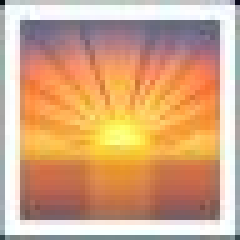
#> input picture extracted_wireframes/page_1_img_10_X8.jp2, 48 x 48 px (shown 5 times larger)
$ python -i filters.py   (imports and definitions only)
#> lines starting #> are read from the running program, lines starting #| are printed output that depends on the picture
#> further down, picture is the input picture: shape (48, 48, 3); mean B, G, R 130.4, 166.9, 211.4
import cv2
import numpy as np
from PIL import Image, ImageEnhance
import io

def blend_images(original: np.ndarray, processed: np.ndarray, intensity: float) -> np.ndarray:
    """Blends processed image with original based on intensity (0.0 to 1.0)."""
    intensity = max(0.0, min(1.0, float(intensity)))
    if intensity <= 0.0:
        return original
    if intensity >= 1.0:
        return processed
    return cv2.addWeighted(processed, intensity, original, 1.0 - intensity, 0)

# [22 lines left out: functions apply_grayscale, apply_sepia, not called in this run]

def apply_vivid_hdr(img: np.ndarray, intensity: float = 1.0) -> np.ndarray:
    """Simulate vivid HDR: adaptive contrast (CLAHE on L-channel) + saturation boost."""
#> called with intensity = 1
    # Convert BGR to LAB
    lab = cv2.cvtColor(img, cv2.COLOR_BGR2LAB)
#> lab: shape (48, 48, 3); mean of channels 0, 1, 2 183.5, 141.8, 153.2
    l, a, b = cv2.split(lab)

    # Apply CLAHE to L channel
    clahe = cv2.createCLAHE(clipLimit=2.5, tileGridSize=(8, 8))
    l_clahe = clahe.apply(l)
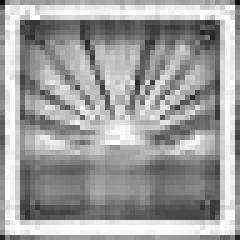
#> l_clahe: shape (48, 48) (shown 5 times larger); min 14, max 255, mean 159.3

    lab_enhanced = cv2.merge([l_clahe, a, b])
#> lab_enhanced: shape (48, 48, 3); mean of channels 0, 1, 2 159.3, 141.8, 153.2
    bgr_clahe = cv2.cvtColor(lab_enhanced, cv2.COLOR_LAB2BGR)

    # Boost saturation in HSV
    hsv = cv2.cvtColor(bgr_clahe, cv2.COLOR_BGR2HSV).astype(np.float32)
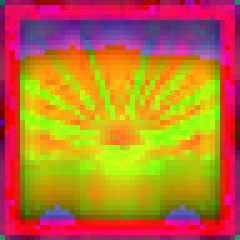
#> hsv: shape (48, 48, 3) float32 (shown 5 times larger); mean B, G, R 48.9, 116.2, 186.6
    h, s, v = cv2.split(hsv)
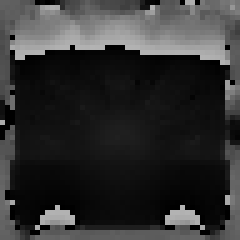
#> h: shape (48, 48) float32 (shown 5 times larger); min 0, max 179, mean 48.9
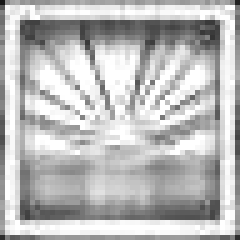
#> v: shape (48, 48) float32 (shown 5 times larger); min 21, max 255, mean 186.6
    s = s * 1.35
    s = np.clip(s, 0, 255)
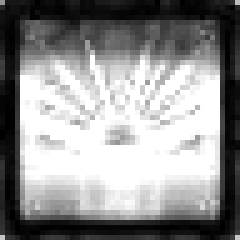
#> s: shape (48, 48) float32 (shown 5 times larger); min 0, max 255, mean 144.7
    hsv_boosted = cv2.merge([h, s, v]).astype(np.uint8)
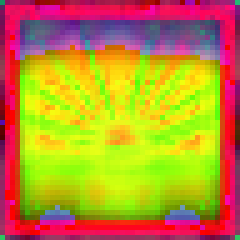
#> hsv_boosted: shape (48, 48, 3) (shown 5 times larger); mean B, G, R 48.9, 144.4, 186.6
    hdr = cv2.cvtColor(hsv_boosted, cv2.COLOR_HSV2BGR)
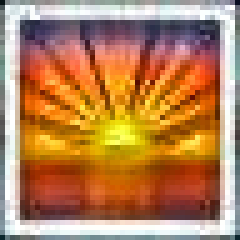
#> hdr: shape (48, 48, 3) (shown 5 times larger); mean B, G, R 86.8, 130.7, 182.9

    return blend_images(img, hdr, intensity)

# [54 lines left out: functions apply_vintage, apply_cool, apply_pencil, apply_emboss, apply_invert, not called in this run]

FILTER_REGISTRY = {
    "original": lambda img, intensity: img,
    "grayscale": apply_grayscale,
    "sepia": apply_sepia,
    "vivid_hdr": apply_vivid_hdr,
    "vintage": apply_vintage,
    "cool": apply_cool,
    "pencil": apply_pencil,
    "emboss": apply_emboss,
    "invert": apply_invert,
}

# [12 lines left out: function apply_filter, not called in this run]

>>> import cv2
>>> picture = cv2.imread('../extracted_wireframes/page_1_img_10_X8.jp2')
>>> result = apply_vivid_hdr(picture)

$ run again, on extracted_wireframes/page_1_img_12_X5.jp2
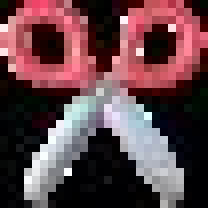
#> input picture extracted_wireframes/page_1_img_12_X5.jp2, 26 x 26 px (shown 8 times larger)
#> picture is the input picture: shape (26, 26, 3); mean B, G, R 72.2, 66.9, 97.5
#> lab: shape (26, 26, 3); mean of channels 0, 1, 2 79.8, 141, 131.1
#> lab_enhanced: shape (26, 26, 3); mean of channels 0, 1, 2 110.7, 141, 131.1
#> in apply_vivid_hdr, `hsv_boosted = cv2.merge([h, s, v]).astype(np.uint8)`:
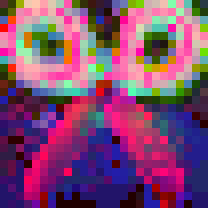
#> hsv_boosted: shape (26, 26, 3) (shown 8 times larger); mean B, G, R 112.8, 74.4, 127.7
#> in apply_vivid_hdr, `hdr = cv2.cvtColor(hsv_boosted, cv2.COLOR_HSV2BGR)`:
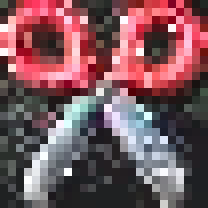
#> hdr: shape (26, 26, 3) (shown 8 times larger); mean B, G, R 92.7, 86.4, 122.7

$ run again, on extracted_wireframes/page_1_img_14_X4.jp2
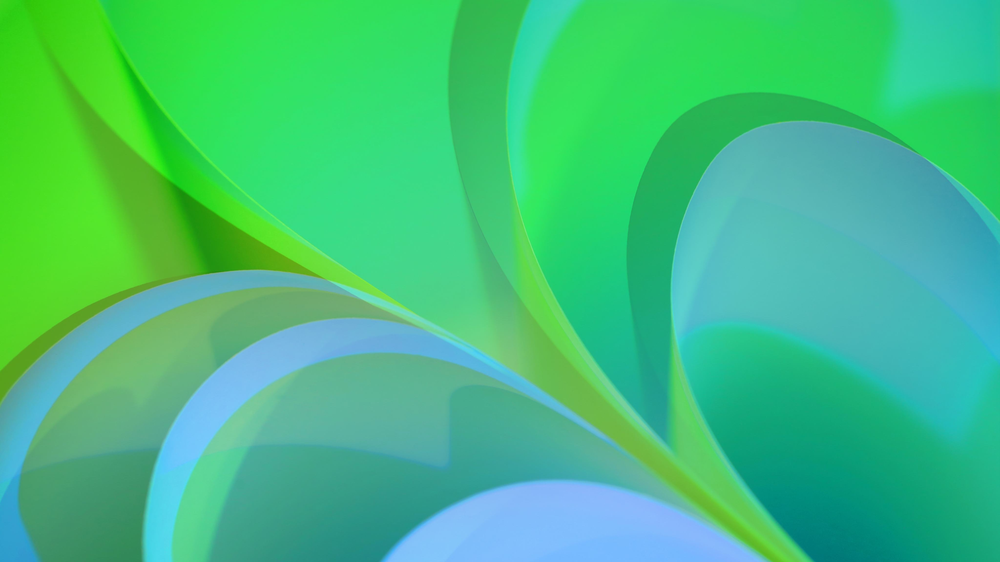
#> input picture extracted_wireframes/page_1_img_14_X4.jp2, 1000 x 562 px, shrunk from 4096 x 2304 before the run
#> picture is the input picture: shape (562, 1000, 3); mean B, G, R 126.5, 192.8, 64.9
#> lab: shape (562, 1000, 3); mean of channels 0, 1, 2 179.6, 81.5, 150
#> lab_enhanced: shape (562, 1000, 3); mean of channels 0, 1, 2 170.5, 81.5, 150
#> in apply_vivid_hdr, `hsv_boosted = cv2.merge([h, s, v]).astype(np.uint8)`:
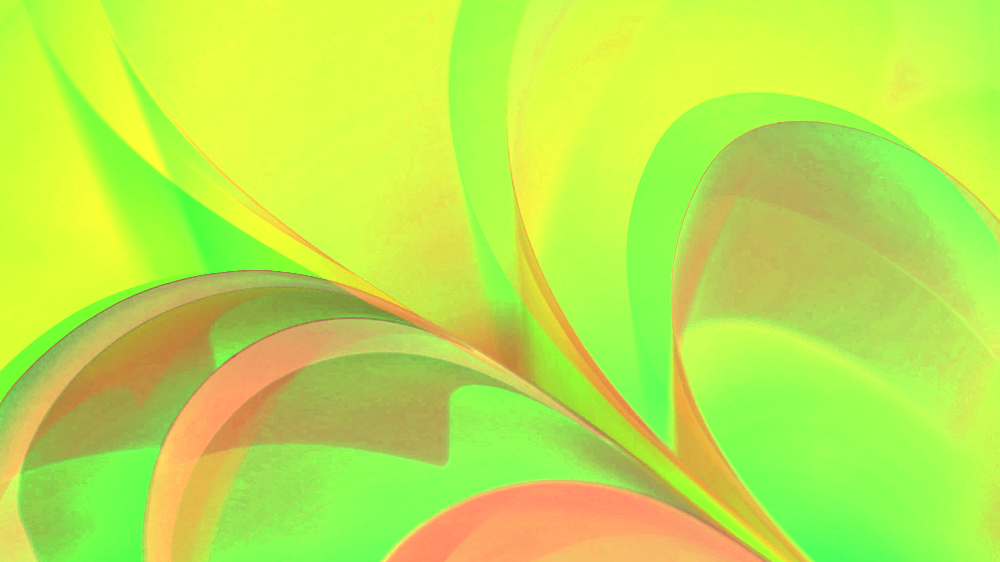
#> hsv_boosted: shape (562, 1000, 3); mean B, G, R 76.3, 230.8, 187.7
#> in apply_vivid_hdr, `hdr = cv2.cvtColor(hsv_boosted, cv2.COLOR_HSV2BGR)`:
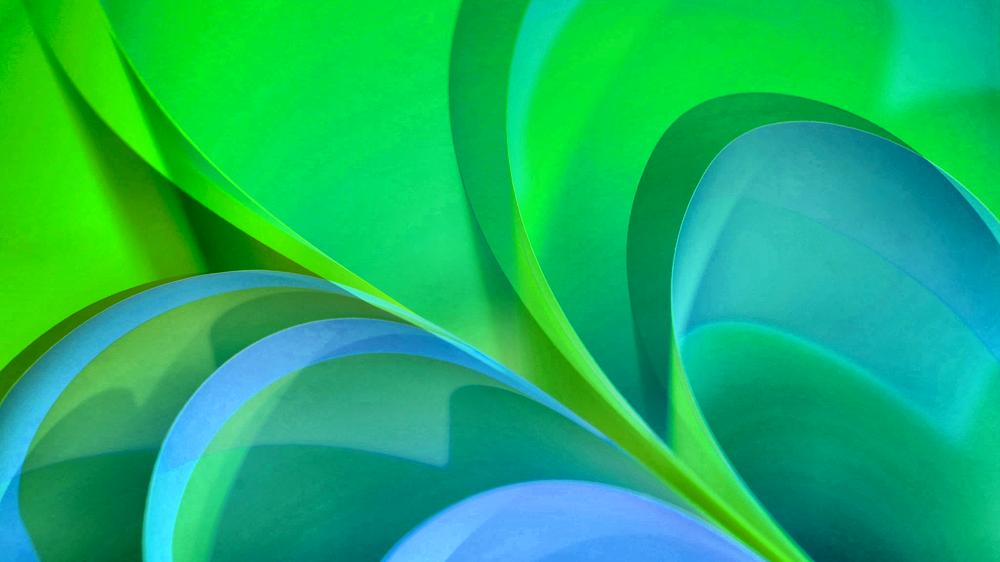
#> hdr: shape (562, 1000, 3); mean B, G, R 102.8, 181.8, 23.5

$ run again, on extracted_wireframes/page_1_img_15_X10.jp2
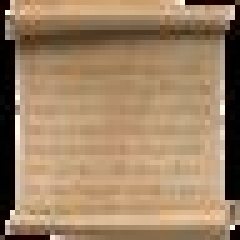
#> input picture extracted_wireframes/page_1_img_15_X10.jp2, 48 x 48 px (shown 5 times larger)
#> picture is the input picture: shape (48, 48, 3); mean B, G, R 101.7, 131.7, 159.7
#> lab: shape (48, 48, 3); mean of channels 0, 1, 2 143.4, 134.2, 147.8
#> lab_enhanced: shape (48, 48, 3); mean of channels 0, 1, 2 138.6, 134.2, 147.8
#> in apply_vivid_hdr, `hdr = cv2.cvtColor(hsv_boosted, cv2.COLOR_HSV2BGR)`:
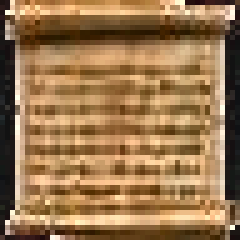
#> hdr: shape (48, 48, 3) (shown 5 times larger); mean B, G, R 79, 118.8, 154.8
